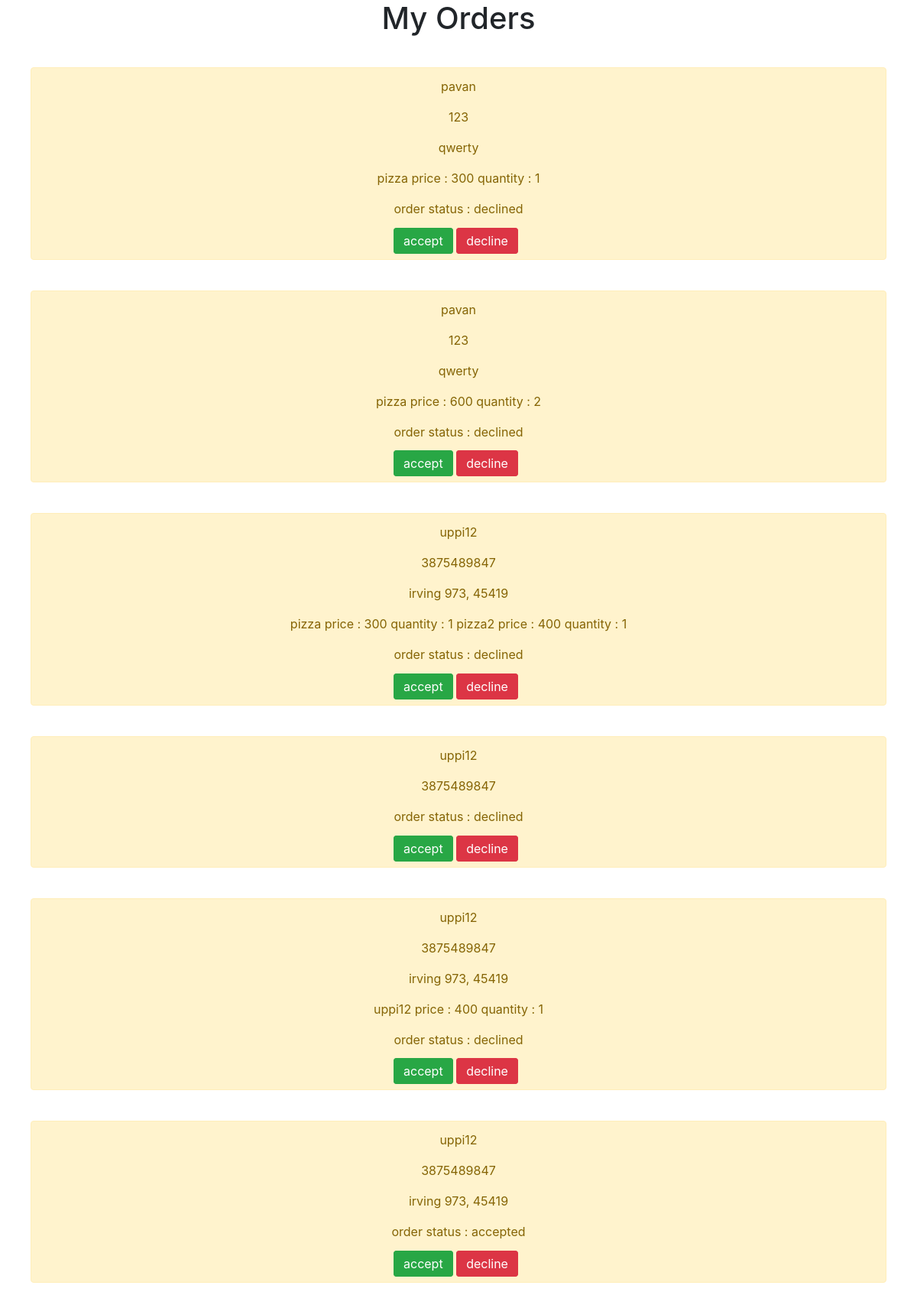
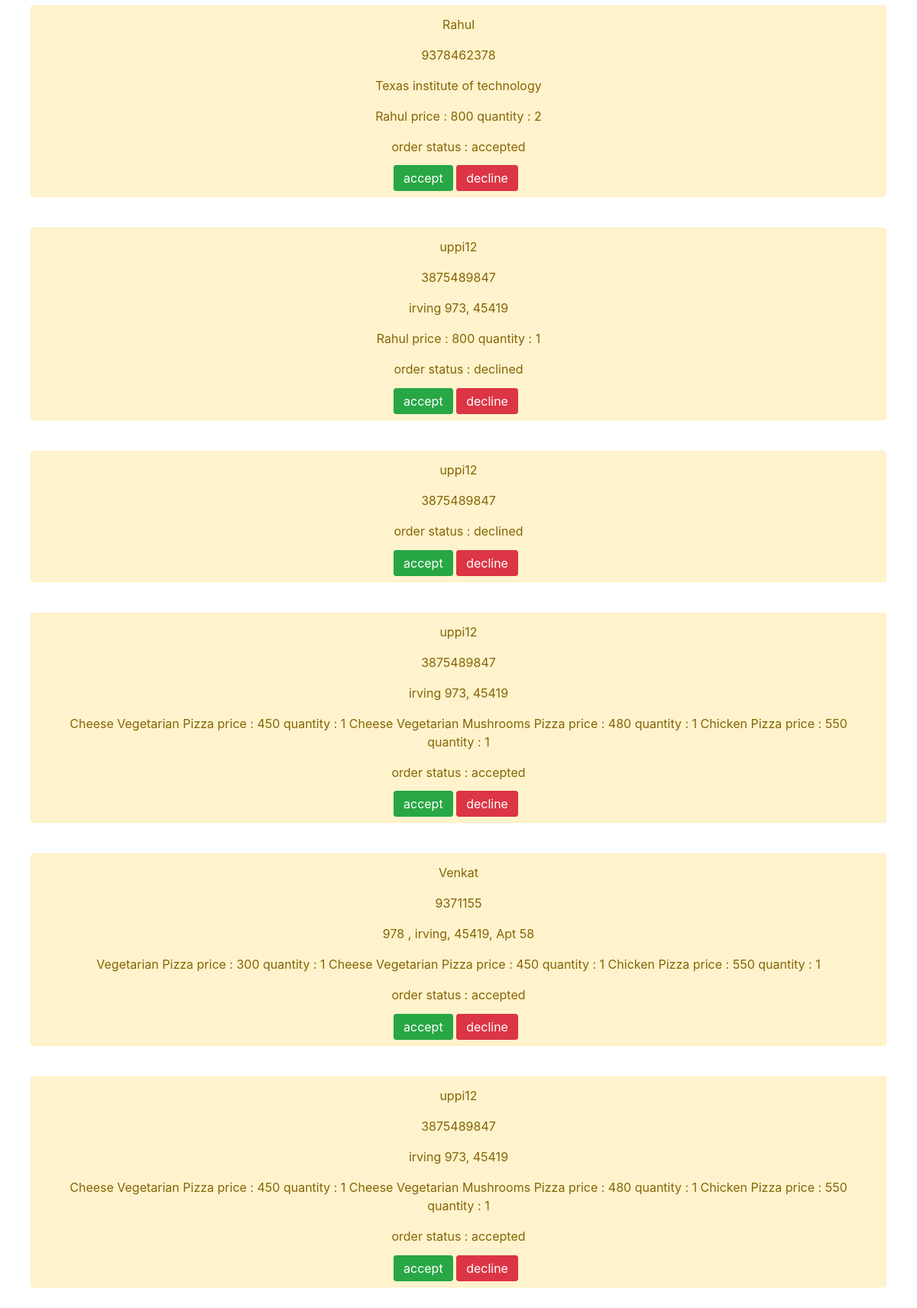
The page /adminorders/ on the database its author committed (2 pictures, top to bottom).
### pizzaapp/models.py (models this page shows)
class OrderModel(models.Model):
    username = models.CharField(max_length=10)
    phoneno = models.CharField(max_length=10)
    address = models.CharField(max_length=10)
    ordereditems = models.CharField(max_length=10)
    status = models.CharField(max_length=10)

### pizzaapp/views.py (the view)
# urls.py: path('adminorders/',adminorders),
def adminorders(request):
    orders = OrderModel.objects.all()
    context = {'orders': orders}
    return render(request, 'pizzaapp/adminorders.html', context)

### templates/pizzaapp/adminorders.html
{% extends 'base.html' %}
{% block content %}
<h1 style="text-align: center">My Orders</h1>
{% for order in orders %}
<div style="margin: 40px" class="alert alert-warning" role = "alert">
	<p style="text-align: center;">{{order.username}}</p>
	<p style="text-align: center;">{{order.phoneno}}</p>
	<p style="text-align: center;">{{order.address}}</p>
	<p style="text-align: center;">{{order.ordereditems}}</p>
	<p style="text-align: center;">order status : {{order.status}}</p>
	<div class="container" style="width: 200px;margin: auto">
		<a href="/acceptorder/{{order.id}}/" style="display: inline;" class="btn btn-success">accept</a>
	<a href="/declineorder/{{order.id}}/" style="display: inline" class="btn btn-danger">decline</a>
	</div>
</div>
{% endfor %}
{% endblock %}

### templates/base.html (shortened to what this page needs)
<!DOCTYPE html>
<html>
<head>
	<link rel="stylesheet" href="https://stackpath.bootstrapcdn.com/bootstrap/4.5.0/css/bootstrap.min.css">
</head>
<body>
{% block content %}
{% endblock %}
</body>
</html>

### rows shown on the page
OrderModel: username "pavan", phoneno "123", address "qwerty", ordereditems "pizza price : 300 quantity : 1", status "declined"
OrderModel: username "pavan", phoneno "123", address "qwerty", ordereditems "pizza price : 600 quantity : 2", status "declined"
OrderModel: username "uppi12", phoneno "3875489847", address "irving 973, 45419", ordereditems "pizza price : 300 quantity : 1 pizza2 price : 400 quantity : 1", status "declined"
OrderModel: username "uppi12", phoneno "3875489847", status "declined"
OrderModel: username "uppi12", phoneno "3875489847", address "irving 973, 45419", ordereditems "uppi12 price : 400 quantity : 1", status "declined"
OrderModel: username "uppi12", phoneno "3875489847", address "irving 973, 45419", status "accepted"
OrderModel: username "Rahul", phoneno "9378462378", address "Texas institute of technology", ordereditems "Rahul price : 800 quantity : 2", status "accepted"
OrderModel: username "uppi12", phoneno "3875489847", address "irving 973, 45419", ordereditems "Rahul price : 800 quantity : 1", status "declined"
OrderModel: username "uppi12", phoneno "3875489847", status "declined"
OrderModel: username "uppi12", phoneno "3875489847", address "irving 973, 45419", ordereditems "Cheese Vegetarian Pizza price : 450 quantity : 1 Cheese Vegetarian Mushrooms Pizza price : 480 quantity : 1 Chicken Pizza price : 550 quantity : 1", status "accepted"
OrderModel: username "Venkat", phoneno "9371155", address "978 , irving, 45419, Apt 58", ordereditems "Vegetarian Pizza price : 300 quantity : 1 Cheese Vegetarian Pizza price : 450 quantity : 1 Chicken Pizza price : 550 quantity : 1", status "accepted"
OrderModel: username "uppi12", phoneno "3875489847", address "irving 973, 45419", ordereditems "Cheese Vegetarian Pizza price : 450 quantity : 1 Cheese Vegetarian Mushrooms Pizza price : 480 quantity : 1 Chicken Pizza price : 550 quantity : 1", status "accepted"
